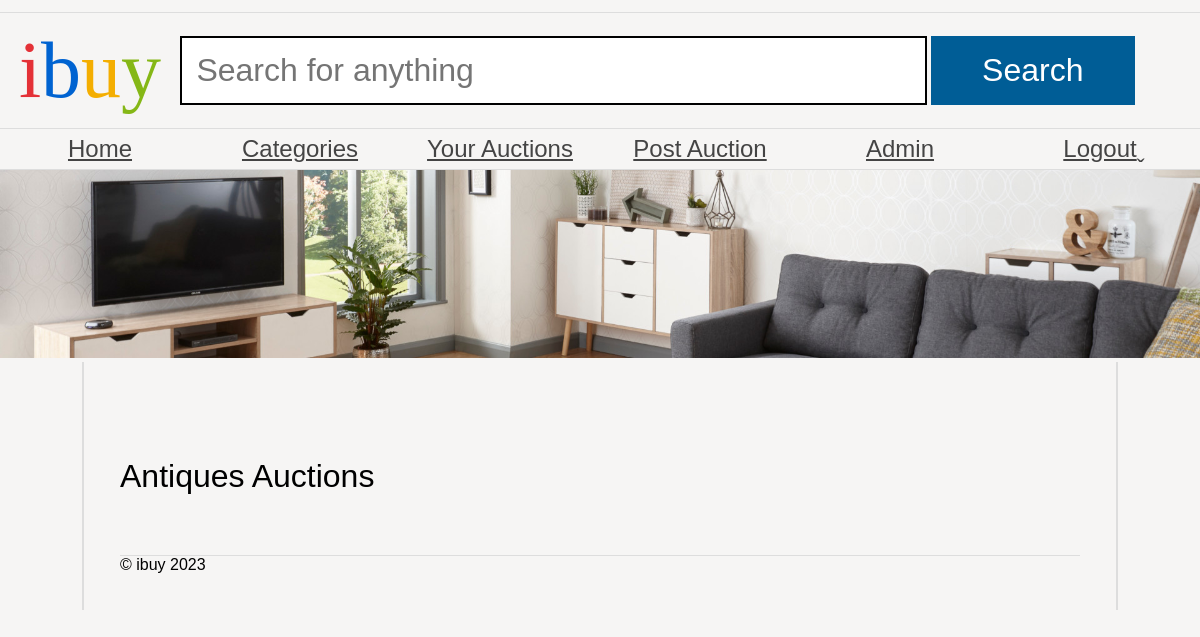
The app's page /category_auctions.php?category=Antiques (signed in), older data.
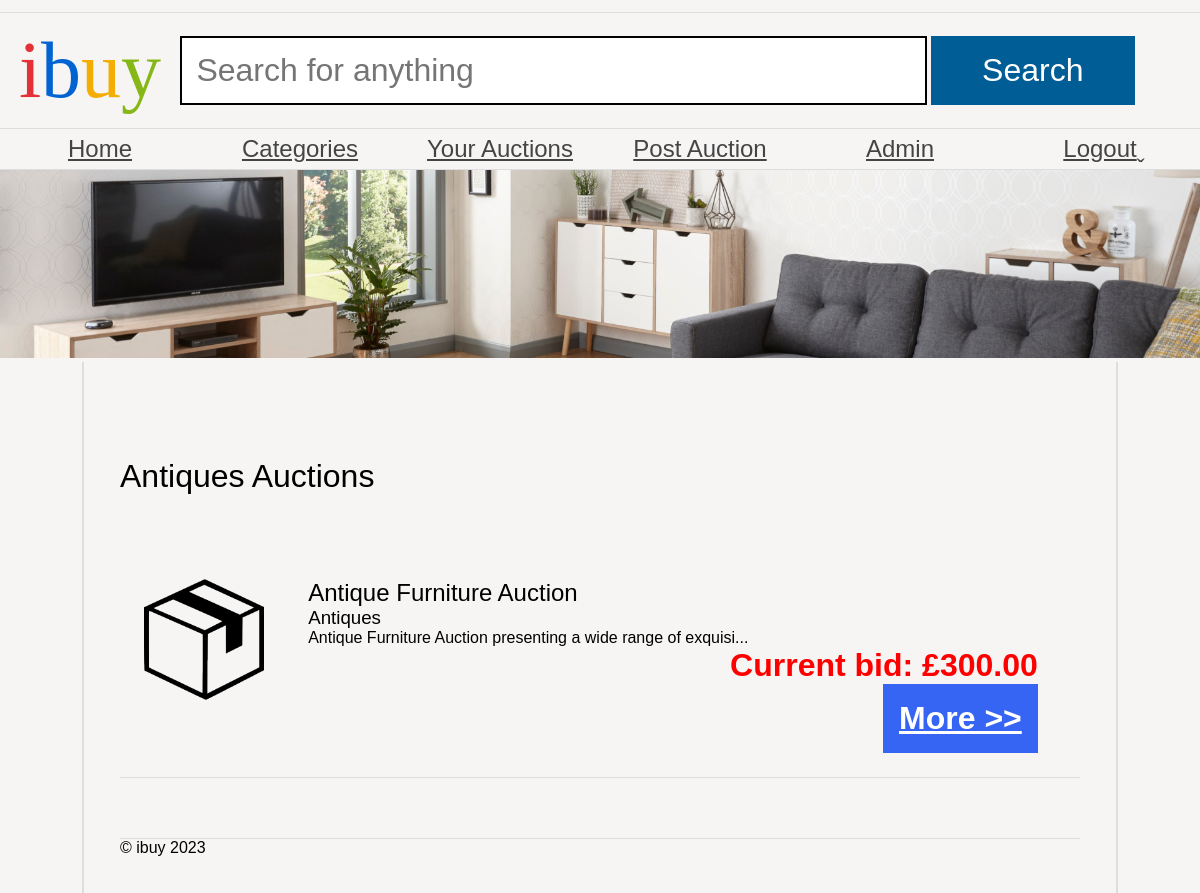
The same page, newer data.
### tables this page shows
CREATE TABLE `auctions` (
  `auction_name` VARCHAR(90) NOT NULL PRIMARY KEY,
  `auctioneer` VARCHAR(90) DEFAULT NULL,
  `auctionDate` DATE DEFAULT NULL,
  `auction_end_time` TIMESTAMP DEFAULT NULL,  
  `categoryName` VARCHAR(20) DEFAULT NULL,
  `Description` LONGTEXT
);

### category_auctions.php (the view, shortened to what this page needs)
<?php
require('dataconnection/configuration.php');
$categoryName = $_GET['category'];
$sql = "SELECT * FROM auctions WHERE categoryName = :categoryName ORDER BY auctionDate DESC";
$stmt = $pdo->prepare($sql);
$stmt->bindParam(':categoryName', $categoryName, PDO::PARAM_STR);
$stmt->execute();
$auctions = $stmt->fetchAll(PDO::FETCH_ASSOC);
?>
<!DOCTYPE html>
<html>
	<head>
		<link rel="stylesheet" href="ibuy.css" />
	</head>
	<body>
		<header>
			<h1><span class="i">i</span><span class="b">b</span><span class="u">u</span><span class="y">y</span></h1>
			<form action="#">
				<input type="text" name="search" placeholder="Search for anything" />
				<input type="submit" name="submit" value="Search" />
			</form>
		</header>
        <nav>
    <ul>
        <li><a class="categoryLink" href="user_dashboard.php">Home</a></li>
        <li class="dropdown">
            <a href="#" class="categoryLink">Categories</a>
        </li>
            <li><a class="categoryLink" href="user_auctions.php">Your Auctions</a></li>
            <li><a class="categoryLink" href="post_auction.php">Post Auction</a></li>
            <li><a class="categoryLink" href="\Admin\adminlogin.php">Admin</a></li>
            <li><a class="categoryLink" href="logout.php">Logout</a></li>
        </ul>
    </nav>
    <img src="banners/1.jpg" alt="Banner" />
    <main>
        <h1><?php echo $categoryName; ?> Auctions</h1>
        <ul class="productList">
            <?php
            foreach ($auctions as $auction) {
                echo '<li>';
                echo '<img src="product.png" alt="' . $auction['auction_name'] . '">';
                echo '<article>';
                echo '<h2>' . $auction['auction_name'] . '</h2>';
                echo '<h3>' . getCategoryName($auction['categoryName'], $pdo) . '</h3>';
                $description = $auction['Description'];
                $maxDescriptionLength = 60;
                if (strlen($description) > $maxDescriptionLength) {
                    $shortenedDescription = substr($description, 0, $maxDescriptionLength) . '...';
                    echo '<p>' . $shortenedDescription . '</p>';
                } else {
                    echo '<p>' . $description . '</p>';
                }
                $currentBid = getCurrentBidAmount($auction['auction_name'], $pdo);
                echo '<p class="price">Current bid: £' . $currentBid . '</p>';
                echo '<a href="auction_details.php?auction_name=' . $auction['auction_name'] . '" class="more auctionLink">More &gt;&gt;</a>';
                echo '</article>';
                echo '</li>';
            }
            function getCategoryName($categoryID, $pdo) {
                $query = "SELECT categoryName FROM categories WHERE categoryName = :categoryID";
                $stmt = $pdo->prepare($query);
                $stmt->bindParam(':categoryID', $categoryID, PDO::PARAM_STR);
                $stmt->execute();
                $result = $stmt->fetch(PDO::FETCH_ASSOC);
                return $result['categoryName'];
            }
            function getCurrentBidAmount($auctionName, $pdo) {
                $query = "SELECT MAX(bidAmount) AS currentBid FROM bids WHERE auction_name = :auctionName";
                $stmt = $pdo->prepare($query);
                $stmt->bindParam(':auctionName', $auctionName, PDO::PARAM_STR);
                $stmt->execute();
                $result = $stmt->fetch(PDO::FETCH_ASSOC);
                if ($result['currentBid']) {
                    return $result['currentBid'];
                } else {
                    return 'No bids yet';
                }
            }
            ?>
        </ul>
        <footer>
            &copy; ibuy <?php echo date("Y"); ?>
        </footer>
		</main>
</body>
</html>

Row changes from the older to the newer data that the page shows:
now on this page (row edited): auctions: auction_name "Antique Furniture Auction", categoryName "Antiques", Description "Antique Furniture Auction presenting a wide range of exquisi...", currentBid "300.00"
